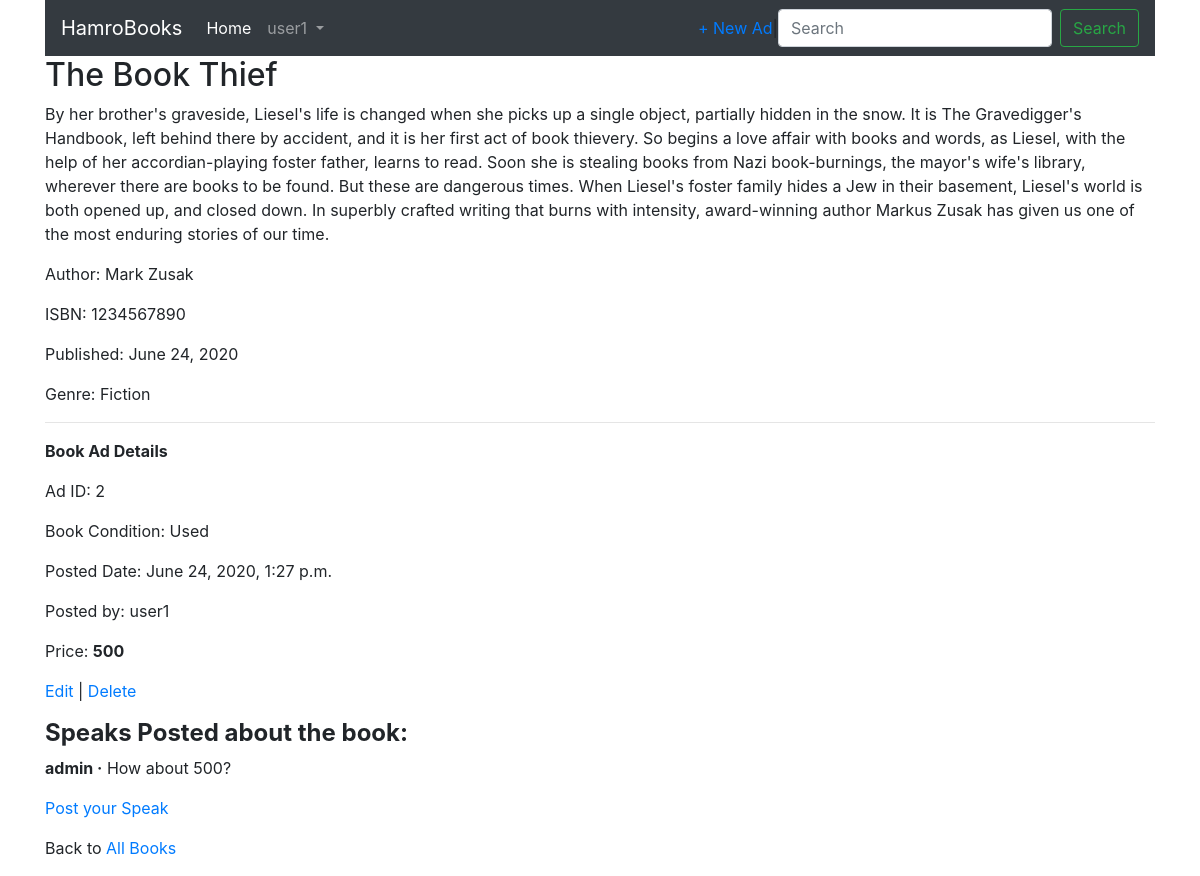
The app's page /books/2/ (signed in) with its own data.
### users/models.py (models this page shows, shortened)
class CustomUser(AbstractUser):
  phone=models.PositiveIntegerField(null=True,blank=True)
  mobile_no=models.PositiveIntegerField(null=True,blank=False)
  address_1=models.CharField(max_length=50)
  address_2=models.CharField(max_length=50)
  address_3=models.CharField(max_length=50)

### store/models.py (models this page shows, shortened)
class Book(models.Model):
    name = models.CharField(max_length=250)
    author = models.CharField(max_length=250)
    isbn = models.PositiveIntegerField(
        null=True, blank=True, validators=[MaxValueValidator(9999999999)]
    )
    description = models.TextField(null=True)
    published = models.DateField(auto_now_add=False)
    image = models.ImageField(upload_to="books")
    genre = models.CharField(max_length=50, choices=BOOK_CHOICES, default="None")
    book_condition = models.CharField(
        max_length=50, choices=BOOK_CONDITION, default="Used"
    )
    posted = models.ForeignKey(get_user_model(), on_delete=models.CASCADE)
    date = models.DateTimeField(auto_now_add=True)
    price = models.PositiveIntegerField(null=True, blank=True)

class Speak(models.Model):
    book = models.ForeignKey(Book, on_delete=models.CASCADE, related_name="speaks")
    speak = models.CharField(max_length=250)
    posted = models.ForeignKey(get_user_model(), on_delete=models.CASCADE)
    date = models.DateTimeField(auto_now_add=True)
    def __str__(self):
        return self.speak

### store/views.py (the view)
# urls.py: path("<int:pk>/", BookDetailView.as_view(), name="book_detail"),
class BookDetailView(DetailView):
    model = Book
    template_name = "book_detail.html"

### templates/book_detail.html
{% extends 'base.html' %} {% block content %}
<div class="article-entry">
  <h2>{{object.name}}</h2>
  <p>{{book.description}}</p>
  <p>Author: {{book.author}}</p>
  <p>ISBN: {{book.isbn}}</p>
  <p>Published: {{book.published}}</p>
  <p>Genre: {{book.genre}}</p>
  <hr />
  <p style="font-weight: bold;">Book Ad Details</p>
  <p>Ad ID: {{book.pk}}</p>
  <p>Book Condition: {{book.book_condition}}</p>
  <p>Posted Date: {{book.date}}</p>
  <p>Posted by: {{book.posted}}</p>
  <p>Price: <span style="font-weight: bold;">{{book.price}}</span></p>
</div>
<p>
  <a href="{% url 'book_edit' book.pk %}">Edit</a> |
  <a href="{% url 'book_delete' book.pk %}">Delete</a>
</p>
<div>
  <h4 style="font-weight: bold;">Speaks Posted about the book:</h4>
  {% for speak in book.speaks.all %}
  <p>
    <span class="font-weight-bold">{{speak.posted}} &middot;</span>
    {{speak}}
  </p>
  {% endfor %}
</div>
<p><a href="{% url 'speak_post' book.pk %}">Post your Speak</a></p>
<p>Back to <a href="{% url 'book_list' %}">All Books</a></p>
{% endblock content %}

### templates/base.html (shortened to what this page needs)
<!DOCTYPE html>
{% load static %}
<html lang="en">
  <head>
    <link
      rel="stylesheet"
      href="https://stackpath.bootstrapcdn.com/bootstrap/4.5.0/css/bootstrap.min.css"
    />
    <link rel="stylesheet" href="{% static 'css/main.css' %}" />
  </head>
  <body>
    <div class="container">
      <nav class="navbar navbar-expand-lg navbar-dark bg-dark">
        <a href="{% url 'home' %}" class="navbar-brand" href="#">HamroBooks</a>
        <div class="collapse navbar-collapse" id="navbarSupportedContent">
          <ul class="navbar-nav mr-auto">
            <li class="nav-item active">
              <a class="nav-link" href="{% url 'book_list'%}"
                >Home <span class="sr-only">(current)</span></a
              >
            </li>
            {% if user.is_authenticated %}
            <li class="nav-item dropdown">
              <a
                class="nav-link dropdown-toggle"
                href="#"
                id="navbarDropdown"
                role="button"
                data-toggle="dropdown"
                aria-haspopup="true"
                aria-expanded="false"
              >
                {{user.username}}
              </a>
            </li>
            {% endif %}
          </ul>
          <form class="form-inline my-2 my-lg-0">
            {% if user.is_authenticated %}
            <ul class="navbar-nav mr-auto">
              <li class="nav-item">
                <a href="{% url 'book_create' %}">+ New Ad</a>
              </li>
            </ul>
            {% endif %} |
            <input
              class="form-control mr-sm-2"
              type="search"
              placeholder="Search"
              aria-label="Search"
            />
            <button class="btn btn-outline-success my-2 my-sm-0" type="submit">
              Search
            </button>
          </form>
        </div>
      </nav>
      {% block content %} {% endblock content %}
    </div>
  </body>
</html>

### records on screen
CustomUser: username "user1"
Book: name "The Book Thief", description "By her brother's graveside, Liesel's life is changed when she picks up a single object, partially hidden in the snow. It is The Gravedigger's Handbook, left behind there by accident, and it is her first act of book thievery. So begins a love affair with books and words, as Liesel, with the help of her accordian-playing foster father, learns to read. Soon she is stealing books from Nazi book-burnings, the mayor's wife's library, wherever there are books to be found. But these are dangerous times. When Liesel's foster family hides a Jew in their basement, Liesel's world is both opened up, and closed down. In superbly crafted writing that burns with intensity, award-winning author Markus Zusak…", author "Mark Zusak", isbn "1234567890", published "June 24, 2020", genre "Fiction", pk "2", book_condition "Used", date "June 24, 2020, 1:27 p.m.", posted "user1", price "500"
Speak: posted "admin", speak "How about 500?"
